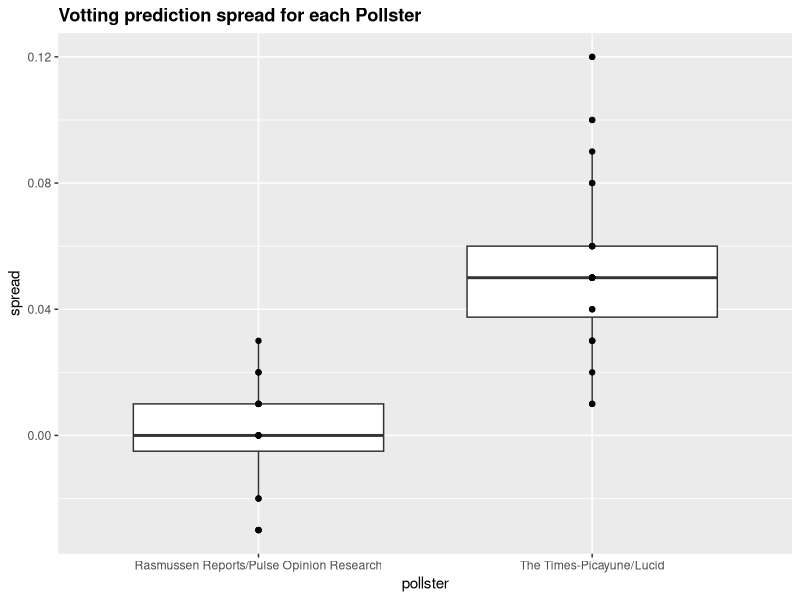

Here is the R script that generated this plot:
## ---- chunk 1
# Load the 'dslabs', 'pdlyr', 'ggplot2', 'tidyverse' packages.
library(dslabs)
library(dplyr)
library(ggplot2)
library(tidyverse)
## ---- chunk 2
# Load the 'dslabs' package and data contained in 'heights'
data(heights)

# Make a vector of heights from all males in the population
x <- heights %>% filter(sex == "Male") %>%
  .$height

# Calculate the population average. Print this value to the console.
mean(x)

# Calculate the population standard deviation. Print this value to the console.
sd(x)
## ---- chunk 3
# The vector of all male heights in our population `x` has already been loaded for you. You can examine the first six elements using `head`.
head(x)

# Use the `set.seed` function to make sure your answer matches the expected result after random sampling
set.seed(1)

# Define `N` as the number of people measured
N <- 50

# Define `X` as a random sample from our population `x`
X <- sample(x, replace=TRUE, size=N)

# Calculate the sample average. Print this value to the console.
mean(X)

# Calculate the sample standard deviation. Print this value to the console.
sd(X)
## ---- chunk 4
# The vector of all male heights in our population `x` has already been loaded for you. You can examine the first six elements using `head`.
head(x)

# Use the `set.seed` function to make sure your answer matches the expected result after random sampling
set.seed(1)

# Define `N` as the number of people measured
N <- 50

# Define `X` as a random sample from our population `x`
X <- sample(x, N, replace = TRUE)

# Define `se` as the standard error of the estimate. Print this value to the console.
se <- sd(X) / sqrt(N)
se

# Construct a 95% confidence interval for the population average based on our sample. Save the lower and then the upper confidence interval to a variable called `ci`.
ci <- c(mean(X) - qnorm(0.975)*se, mean(X) + qnorm(0.975)*se)

## ---- chunk 5
# Define `mu` as the population average
mu <- mean(x)

# Use the `set.seed` function to make sure your answer matches the expected result after random sampling
set.seed(1)

# Define `N` as the number of people measured
N <- 50

# Define `B` as the number of times to run the model
B <- 10000

# Define an object `res` that contains a logical vector for simulated intervals that contain mu

res <- replicate(B, {
    X <- sample(x, N, replace = TRUE)
    se <- sd(X) / sqrt(N)
    ci <- c(mean(X) - qnorm(0.975)*se, mean(X) + qnorm(0.975)*se)
    between(mean(x), ci[1], ci[2])
})

# Calculate the proportion of results in `res` that include mu. Print this value to the console.
mean(res)
## ---- chunk 6
# Load the libraries and data you need for the following exercises

data("polls_us_election_2016")

# These lines of code filter for the polls we want and calculate the spreads
polls <- polls_us_election_2016 %>% 
  filter(pollster %in% c("Rasmussen Reports/Pulse Opinion Research","The Times-Picayune/Lucid") &
           enddate >= "2016-10-15" &
           state == "U.S.") %>% 
  mutate(spread = rawpoll_clinton/100 - rawpoll_trump/100) 

# Make a boxplot with points of the spread for each pollster
polls %>% ggplot(aes(x=pollster, y=spread)) +
    geom_boxplot() +
    geom_point() +
    ggtitle("Votting prediction spread for each Pollster") +
    theme(plot.title = element_text(lineheight=.8, face="bold"))
## ---- chunk 7
# The `polls` data have already been loaded for you. Use the `head` function to examine them.
head(polls)

# Create an object called `sigma` that contains a column for `pollster` and a column for `s`, the standard deviation of the spread
sigma <- polls %>%
    group_by(pollster) %>%
    summarise(s=sd(spread))

# Print the contents of sigma to the console
sigma
## ---- chunk 8
# The `polls` data have already been loaded for you. Use the `head` function to examine them.
head(polls)

# Create an object called `res` that summarizes the average, standard deviation, and number of polls for the two pollsters.
res <- polls %>%
    group_by(pollster) %>%
    summarise(avg = mean(spread), 
              s = sd(spread),
              N = n())

# Store the difference between the larger average and the smaller in a variable called `estimate`. Print this value to the console.
estimate = max(res$avg) - min(res$avg)
estimate

# Store the standard error of the estimates as a variable called `se_hat`. Print this value to the console.
se_hat <- sqrt(sum((res$s^2)/res$N))
se_hat

# Calculate the 95% confidence interval of the spreads. Save the lower and then the upper confidence interval to a variable called `ci`.
ci <- c(estimate - qnorm(0.975)*se_hat, estimate + qnorm(0.975)*se_hat)
## ---- chunk 9
# We made an object `res` to summarize the average, standard deviation, and number of polls for the two pollsters.
res <- polls %>% group_by(pollster) %>% 
  summarize(avg = mean(spread), s = sd(spread), N = n()) 

# The variables `estimate` and `se_hat` contain the spread estimates and standard error, respectively.
estimate <- res$avg[2] - res$avg[1]
se_hat <- sqrt(res$s[2]^2/res$N[2] + res$s[1]^2/res$N[1])

# Calculate the p-value
2 * (1 - pnorm(estimate / se_hat))
## ---- chunk 10
# Execute the following lines of code to filter the polling data and calculate the spread
polls <- polls_us_election_2016 %>% 
  filter(enddate >= "2016-10-15" &
           state == "U.S.") %>%
  group_by(pollster) %>%
  filter(n() >= 5) %>% 
  mutate(spread = rawpoll_clinton/100 - rawpoll_trump/100) %>%
  ungroup()

# Create an object called `var` that contains columns for the pollster, mean spread, and standard deviation. Print the contents of this object to the console.
var <- polls %>%
    group_by(pollster) %>%
    summarise(avg = mean(spread),
              s = sd(spread))
var
